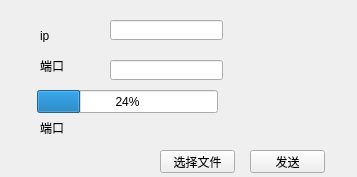
<?xml version="1.0" encoding="UTF-8"?>
<ui version="4.0">
 <class>Widget</class>
 <widget class="QWidget" name="Widget">
  <property name="geometry">
   <rect>
    <x>0</x>
    <y>0</y>
    <width>357</width>
    <height>177</height>
   </rect>
  </property>
  <property name="windowTitle">
   <string>Form</string>
  </property>
  <widget class="QPushButton" name="openButton">
   <property name="geometry">
    <rect>
     <x>160</x>
     <y>150</y>
     <width>75</width>
     <height>23</height>
    </rect>
   </property>
   <property name="text">
    <string>选择文件</string>
   </property>
  </widget>
  <widget class="QLabel" name="label">
   <property name="geometry">
    <rect>
     <x>40</x>
     <y>30</y>
     <width>54</width>
     <height>12</height>
    </rect>
   </property>
   <property name="text">
    <string>ip</string>
   </property>
  </widget>
  <widget class="QProgressBar" name="clientProgressBar">
   <property name="geometry">
    <rect>
     <x>37</x>
     <y>90</y>
     <width>181</width>
     <height>23</height>
    </rect>
   </property>
   <property name="value">
    <number>24</number>
   </property>
  </widget>
  <widget class="QLineEdit" name="hostLineEdit">
   <property name="geometry">
    <rect>
     <x>110</x>
     <y>20</y>
     <width>113</width>
     <height>20</height>
    </rect>
   </property>
  </widget>
  <widget class="QPushButton" name="sendButton">
   <property name="geometry">
    <rect>
     <x>250</x>
     <y>150</y>
     <width>75</width>
     <height>23</height>
    </rect>
   </property>
   <property name="text">
    <string>发送</string>
   </property>
  </widget>
  <widget class="QLabel" name="label_2">
   <property name="geometry">
    <rect>
     <x>40</x>
     <y>60</y>
     <width>54</width>
     <height>12</height>
    </rect>
   </property>
   <property name="text">
    <string>端口</string>
   </property>
  </widget>
  <widget class="QLineEdit" name="portLineEdit">
   <property name="geometry">
    <rect>
     <x>110</x>
     <y>60</y>
     <width>113</width>
     <height>20</height>
    </rect>
   </property>
  </widget>
  <widget class="QLabel" name="clientStatusLabel">
   <property name="geometry">
    <rect>
     <x>40</x>
     <y>120</y>
     <width>221</width>
     <height>16</height>
    </rect>
   </property>
   <property name="text">
    <string>端口</string>
   </property>
  </widget>
 </widget>
 <resources/>
 <connections/>
</ui>
